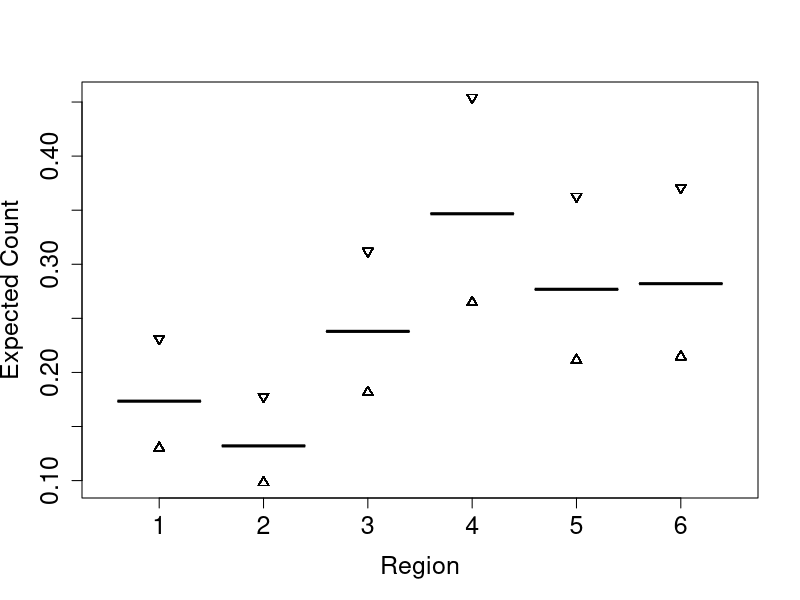

R code for this plot:
## ---- chunk 1


#setwd(choose.dir('Gobbler'))
SG2019 <- read.csv('2019SGRaw.csv')

#Setting up a model for total turkeys using an offset
thouroff <- log(SG2019$Hours) #setting hours as an offset
SG2019$Temp <- factor(SG2019$Temp, levels = c('1', '2', '3', '4')) #setting the categorical variable as a factor
SG2019$Region <- factor(SG2019$Region, levels = c('1', '2', '3', '4', '5', '6')) #setting the categorical variable 'regions' as a factor
tfitoff <- glm(TotCalled ~ Temp + Region,
              family = poisson,
              data = SG2019,
              offset = thouroff) #poisson model where total number of turkeys called in is a function of temperature and ecoregion
summary(tfitoff)

#setting up a data frame for predicted values
TOnd <- data.frame(
  Temp = factor(c('1'), levels = c('1', '2', '3', '4')),
  Region = factor(SG2019$Region),
  thouroff = rep(log(1)))
toprd <- predict.glm(object = tfitoff, newdata = TOnd, type = 'link', se.fit = T)
summary(toprd)

#setting up confidence intervals
tolow <- exp(toprd$fit - qnorm(0.975) * toprd$se.fit)
tohigh <- exp(toprd$fit + qnorm(0.975) * toprd$se.fit)

#plotting the expected count per hunting trip between ecoregions when morning temperatures are below 30 degrees fahrenheit   
plot(y = exp(toprd$fit), x = TOnd$Region, xlab = 'Region',
     ylab = 'Expected Count', cex.axis = 1.5, cex.lab = 1.5,
     ylim = c(min(tolow), max(tohigh)), type = 'l'); points(x=TOnd$Region, y = tohigh, lty = 2, pch = 6); points(x=TOnd$Region, y = tolow, lty = 2, pch = 2)
